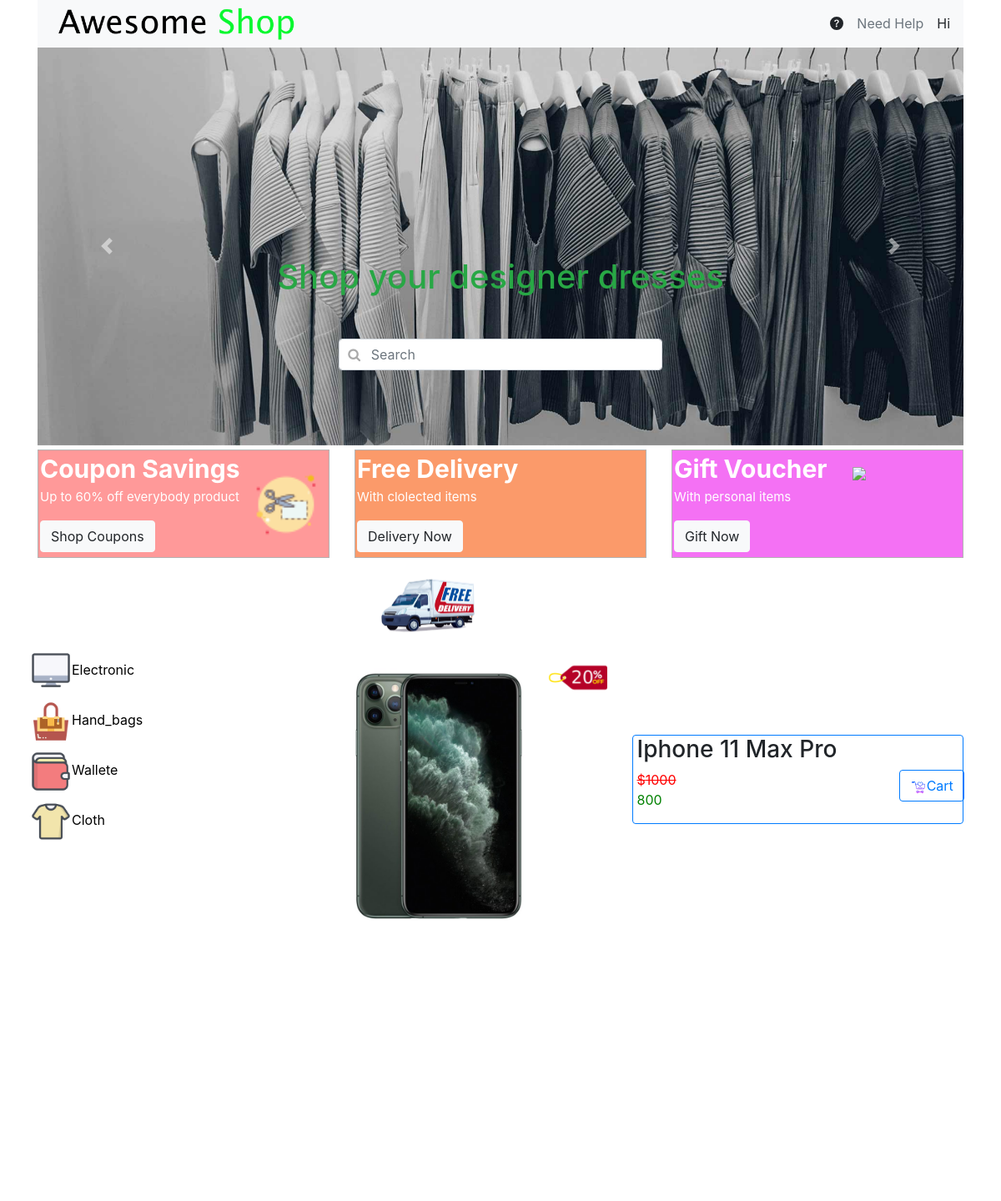
Screenshot of /product.php?id=2 (signed in) with the database file from the repository.
### tables this page shows
CREATE TABLE IF NOT EXISTS `features` (
  `id` int(11) NOT NULL AUTO_INCREMENT,
  `title` varchar(255) NOT NULL,
  `description` text NOT NULL,
  `image` varchar(255) NOT NULL,
  PRIMARY KEY (`id`)
);

CREATE TABLE IF NOT EXISTS `categories` (
  `id` int(10) UNSIGNED NOT NULL AUTO_INCREMENT,
  `name` varchar(255) NOT NULL,
  `icon` varchar(255) DEFAULT NULL,
  `parent_id` int(10) UNSIGNED NOT NULL,
  PRIMARY KEY (`id`)
);

CREATE TABLE IF NOT EXISTS `assets` (
  `id` int(11) NOT NULL AUTO_INCREMENT,
  `product_id` int(11) NOT NULL,
  `sort` tinyint(4) DEFAULT NULL,
  `is_feature` tinyint(1) NOT NULL DEFAULT 0,
  `resource_path` varchar(255) NOT NULL,
  PRIMARY KEY (`id`)
);

CREATE TABLE IF NOT EXISTS `products` (
  `id` int(11) NOT NULL AUTO_INCREMENT,
  `name` varchar(255) NOT NULL,
  `price` decimal(10,0) NOT NULL,
  `amount` int(11) NOT NULL DEFAULT 0,
  `discount` tinyint(4) NOT NULL DEFAULT 0,
  `description` text DEFAULT NULL,
  `category_id` int(11) NOT NULL,
  PRIMARY KEY (`id`)
);

### Connection/config.php (called while the page is built, shortened)
<?php
  function run_query($sql)
  {
      $con = mysqli_connect('localhost', 'root', '', 'awesome_shop');
      $result = mysqli_query($con, $sql);
      return $result;
  }
?>

### includes/category.php (the view, shortened to what this page needs)
<div class="categories">
    <?php
        $categories = run_query("select * FROM categories ;");
        foreach($categories as $cate):
            echo '
            <div class="row">
                    <form action="index.php" method="post">
                        <input type="hidden" name="category" value="'.$cate["id"].'" >
                            <button type="submit" class="StyleCategories">
                                <img style="width: 50px;" src="'.$cate["icon"].'">'.$cate["name"].'
                            </button>
                    </form>
            </div>';
        endforeach;
    ?>
</div>

### includes/feature.php (shortened to what this page needs)
    <div id='carouselExampleControls' class='carousel slide' data-ride='carousel'>
        <div class='carousel-inner'>
            <?php
            $count = 0;
            foreach($features as $feature):
                if($count == 0){
                            echo '
            <div class="carousel-item active">
                <img class="d-block w-100" src="'.$feature["image"].'">
            </div>
                '; } else{ echo '
            <div class="carousel-item">
                <img class="d-block w-100" src="'.$feature["image"].'">
            </div>
                '; } $count++; endforeach; ?>
            <div class='carousel-caption d-none d-md-block'>
                <h1 class='text-success'>
                    <?php echo $f['1'];?>
                </h1>
                <div class="main">
                    <div class="form-group has-search">
                        <form action="index.php" method="GET">
                            <input class="form-control" name="search" value="<?php echo $keyword;?>" type='text' placeholder='Search' aria-label='Search'>
                        </form>
                    </div>
                </div>
            </div>
    </div>
        <a class='carousel-control-prev' href='#carouselExampleControls' role='button' data-slide='prev'>
            <span class='carousel-control-prev-icon' aria-hidden='true'></span>
        </a>
        <a class='carousel-control-next' href='#carouselExampleControls' role='button' data-slide='next'>
            <span class='carousel-control-next-icon' aria-hidden='true'></span>
        </a>
</div>

### includes/product_detail.php (shortened to what this page needs)
<?php
    $cart = "signin.php";
    if(isset($_SESSION["name"])){
        $cart = "checkout.php";
}
?>
<?php
        $products = "select p.*, a.resource_path from products p join assets a on p.id = a.product_id where p.id= ".$_GET["id"];
                    $result = run_query($products);
                   $i = mysqli_fetch_array($result, MYSQLI_ASSOC);
        ?>
    <div class='row'>
        <?php
                $discount = ((100-$i["discount"])*$i["price"])/100;
            echo '
                <div class="col-md-6">
                    <div class="row">
                        <div style="width: 100%;">
                            <div id="carouselExampleSlidesOnly" class="carousel slide" data-ride="carousel">
                                <div class="carousel-inner">
                                  <div class="carousel-item active">
                                    <img class="d-block w-100" src="'.$i["resource_path"].'" alt="First slide">
                                  </div>
                                    <img class="d-block w-100" src="'.$i["resource_path"].'" alt="Second slide">
                                    <img class="d-block w-100" src="'.$i["resource_path"].'" alt="Third slide">
                                </div>
                            </div>
                        </div>
                        <div class="discount" style="top: 0px; right: 15px;">
                            <img width="70px" src="assets/img/icons/disscount.png">
                        </div>
                    </div>
                    <div class="row" style="padding-top: 10px;">
                        <div class="col-md-4">
                            <img width="100%" src="'.$i["resource_path"].'" alt="First slide">
                        </div>
                        <div class="col-md-4">
                            <img width="100%" src="'.$i["resource_path"].'" alt="First slide">
                        </div>
                        <div class="col-md-4">
                            <img width="100%" src="'.$i["resource_path"].'" alt="First slide">
                        </div>
                    </div>
                </div>
                <div class="col-md-6"  style="padding-top: 10%;">
                    <div class="border border-primary rounded">
                        <div class="row" style="vertical-align: auto;">
                            <div style="float: left; ">
                                <h3 style="padding-left: 20px;">'.$i["name"].'</h3>
                                </div>
                        </div>
                        <div class="row" style="bottom: 0px;">
                            <div class="col-md-9" style="float: left;padding-left: 20px;">
                                <del style="color: red;">$'.$i["price"].'</del>
                                <p style="color: green;">'.$discount.'</p>
                            </div>
                            <div class="col-md-3" style="left: 0%;">
                                <a href="'.$cart.' ">
                                    <button type="button" class="btn btn-outline-primary">
                                        <img src="assets/img/icons/cart.png" width="20px">Cart
                                </button>
                                </a>
                            </div>
                        </div>
                    </div>
                </div>';
            ?>
    </div>

### assets/css/custom.css (style rules this page uses)
.main { width: 50%; margin: 50px auto; }
.has-search .form-control { padding-left: 2.375rem; }
.categories { background-color: white; border: 0px white; color: #000; width: 15%; height: 60px; text-align: left; float: left; }
.StyleCategories { background-color: white; border: 0px white; color: #000; height: 60px; width: 200px; text-align: left; float: left; }
.discount { position: absolute; top: 0px; right: 15px; }

### rows the page displays
features: image (picture), title "Shop your designer dresses"
categories: icon (picture), name "Electronic"
categories: icon (picture), name "Hand_bags"
categories: icon (picture), name "Wallete"
categories: icon (picture), name "Cloth"
assets: resource_path (picture), product.name "Iphone 11 Max Pro", product.price "1000", product.price "800"

### other values shown
$nav_name "Hi"
